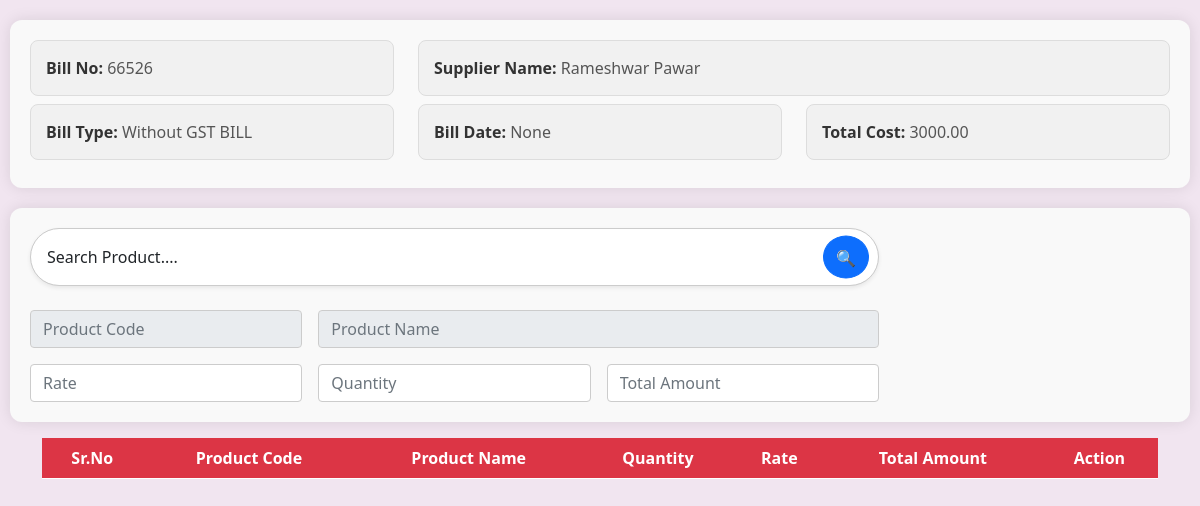
Screenshot of /workshop/purchase-item-list/2 with the database file from the repository.
### ERP_Admin/models.py (models this page shows, shortened)
class Purchase(models.Model):
    bill_no = models.CharField(max_length=50, db_index=True, unique=True, null=False, blank=False)
    supplier_name = models.CharField(max_length=100, db_index=True, null=True, blank=True)
    bill_type = models.CharField(max_length=30, db_index=True, choices=PURCHASE_GST)
    bill_date = models.DateField(auto_now_add=False, db_index=True)
    total_cost = models.DecimalField(max_digits=12, decimal_places=2, default=0.0)
    bill_file = models.FileField(upload_to="Purchase Bill", null=True, blank=True)

### ERP_Workshop/views.py (the view)
# urls.py: path('purchase-item-list/<int:id>', views.purchase_item_list, name='workshop_purchase_item_list'),
def purchase_item_list(request,id):
    purchase=get_object_or_404(Purchase, id=id)
    item=PurchaseItem.objects.all().order_by('-id')
    product_data = list(Product.objects.select_related('model'))
    cache.set('product_data', product_data, timeout=300)  # Store for 300 seconds
    product_data = cache.get('product_data')
    return render(request, "workshop_purchase_item_list.html",{'item':item,'purchase':purchase,'product_data':product_data})

### ERP_Workshop/templates/workshop_purchase_item_list.html (shortened to what this page needs)
{% extends "base_window.html" %}
{% load crispy_forms_tags %}
{% block content %}
<main id="main" class="main">
    <section class="section dashboard">
        <div class="container-fluid mb-3 bill-info-header">
            <div class="row">
                <div class="col-sm-4 mb-2">
                    <div class="info-field">
                        <strong>Bill No:</strong> {{ purchase.bill_no }}
                    </div>
                </div>
                <div class="col-sm-8 mb-2">
                    <div class="info-field">
                        <strong>Supplier Name:</strong> {{ purchase.supplier_name }}
                    </div>
                </div>
                <div class="col-sm-4 mb-2">
                    <div class="info-field">
                        <strong>Bill Type:</strong> {{ purchase.bill_type }}
                    </div>
                </div>
                <div class="col-sm-4 mb-2">
                    <div class="info-field">
                        <strong>Bill Date:</strong> {{ purchase.bill_date }}
                    </div>
                </div>
                <div class="col-sm-4 mb-2">
                    <div class="info-field">
                        <strong>Total Cost:</strong> {{ purchase.total_cost }}
                    </div>
                </div>
            </div>
        </div>
        <div class="container-fluid mb-3 form-header">
            <div class="row">
                <div class="col-sm-9">
                    <form action="#" method="get" class="position-relative">
                        <select name="search_product" id="search_product" class="form-control rounded-pill shadow-sm p-3" style="border: 1px solid #ccc; font-size: 1rem;" >
                            <option value="">Search Product....</option>
                        </select>
                        <button type="submit" class="btn btn-primary rounded-circle position-absolute"
                            style="top: 50%; right: 10px; transform: translateY(-50%); height: 43px;">
                            🔍
                        </button>
                    </form>
                    <div class="row g-3 mt-2">
                        <div class="col-md-4">
                            <input type="text" class="form-control" placeholder="Product Code" readonly
                                style="border: 1px solid #ccc; font-size: 1rem;" />
                        </div>
                        <div class="col-md-8">
                            <input type="text" class="form-control" placeholder="Product Name" readonly
                                style="border: 1px solid #ccc; font-size: 1rem;" />
                        </div>
                        <div class="col-md-4">
                            <input type="text" class="form-control" placeholder="Rate"
                                style="border: 1px solid #ccc; font-size: 1rem;" />
                        </div>
                        <div class="col-md-4">
                            <input type="text" class="form-control" placeholder="Quantity"
                                style="border: 1px solid #ccc; font-size: 1rem;" />
                        </div>
                        <div class="col-md-4">
                            <input type="text" class="form-control" placeholder="Total Amount"
                                style="border: 1px solid #ccc; font-size: 1rem;" />
                        </div>
                    </div>
                </div>
                <div class="col-sm-3">
                </div>
            </div>
        </div>
        <div class="container mt-3" style=" overflow:scroll;">
            <table id="example" class="table table-striped "
                style="overflow:scroll; width:100%;min-width: max-content;">
                <thead class="bg-danger">
                    <tr class="bg-gradient-primary text-light ">
                        <th scope="col" class="text-center text-white" style="">Sr.No</th>
                        <th scope="col" class="text-center text-white" style="">Product Code</th>
                        <th scope="col" class="text-center text-white" style="">Product Name</th>
                        <th scope="col" class="text-center text-white" style="">Quantity</th>
                        <th scope="col" class="text-center text-white" style="">Rate</th>
                        <th scope="col" class="text-center text-white" style="">Total Amount</th>
                        <th scope="col" class="text-center text-white" style="">Action</th>
                    </tr>
                </thead>
            </table>
        </div>
    </section>
</main>
{% endblock content %}

### ERP_Admin/templates/base_window.html (style rules this page uses)
body { padding: 0px 10px; background-color: rgb(241, 229, 240); }

### ERP_Workshop/templates/workshop_purchase_item_list.html (style rules this page uses)
.bill-info-header { background-color: #f9f9f9; border-radius: 12px; box-shadow: 0px 0px 15px rgba(0, 0, 0, 0.1); padding: 20px; margin-top: 20px; }
.info-field { background-color: #f1f1f1; padding: 15px; border-radius: 8px; border: 1px solid #ddd; font-size: 1rem; color: #555; width: 100%; text-align: left; }
.info-field strong { color: #333; margin-bottom: 5px; }
.col-sm-3 { display: flex; justify-content: center; align-items: center; }
.col-sm-4 { display: flex; justify-content: center; align-items: center; }
.form-header { background-color: #f9f9f9; border-radius: 12px; box-shadow: 0px 0px 15px rgba(0, 0, 0, 0.1); padding: 20px; margin-top: 20px; }

### rows the page displays
Purchase: bill_no "66526", supplier_name "Rameshwar Pawar", bill_type "Without GST BILL", bill_date "None", total_cost "3000.00"
